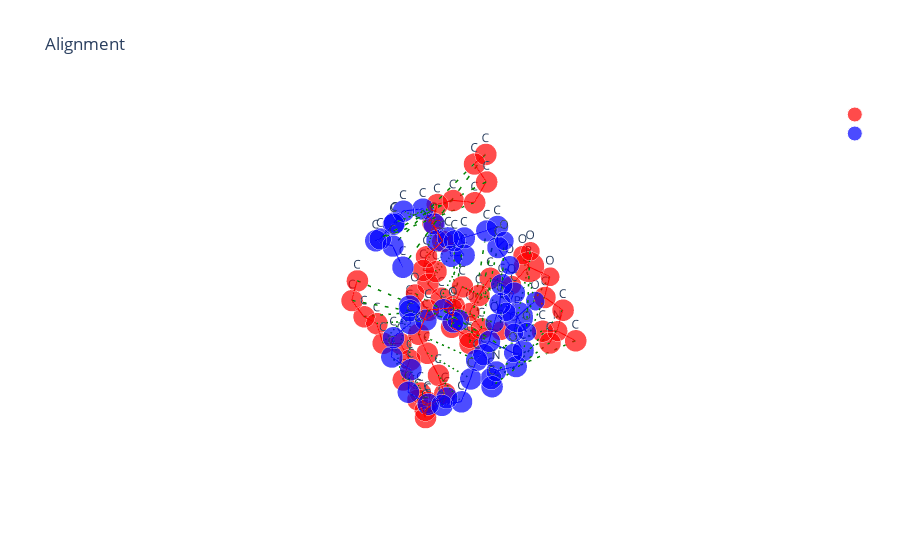

This figure's notebook cell:
### Code cell
df = pd.read_csv('./otmol_output/1ln1_DLP_result.csv')
data_path = "../Data/first_8_molecules_RDKIT"
ligand = '1ln1_DLP'
i = 0
path1 = os.path.join(data_path, 'extra_bio_ligands', ligand+'.pdb')
path2 = os.path.join(data_path, 'extra_bio_ligands_RDKIT', ligand, ligand+'_conf'+str(i)+'.pdb')
molA = MolFromPDBFile(path1, removeHs=True, sanitize=False)
molB = MolFromPDBFile(path2, removeHs=True, sanitize=False)
X_A, T_A, B_A = otm.tl.process_rdkit_mol(molA)
X_B, T_B, B_B = otm.tl.process_rdkit_mol(molB, heavy_atoms_only=True)
assignment = [int(x) for x in df['assignment'][i].strip('[]').split()]
P = otm.tl.permutation_to_matrix(assignment)
X_B_aligned, _, _ = otm.tl.kabsch(X_A, X_B, P) 
otm.pl.interactive_alignment_plot(X_A, X_B_aligned, T_A, T_B, B_A, B_B, assignment, '', '')

### Figure 1 — Plotly figure (JSON) as saved in the notebook; plotly's stock layout.template omitted (floating-point values rounded to 4 significant figures)
{"data": [{"marker": {"color": "red", "size": [15.2, 15.2, 15.2, 15.2, 15.2, 15.2, 15.2, 15.2, 15.2, 15.2, 15.2, 15.2, 15.2, 15.2, 15.2, 15.2, 15.2, 15.2, 15.2, 15.2, 15.2, 15.2, 15.2, 15.2, 15.2, 15.2, 15.2, 15.2, 15.2, 15.2, 15.2, 15.2, 15.2, 15.2, 15.2, 15.2, 15.2, 15.2, 15.2, 15.2, 15.2, 15.2, 15.2, 15.2, 14.2, 13.2, 13.2, 13.2, 13.2, 13.2, 13.2, 13.2, 13.2, 21.4], "symbol": "circle"}, "mode": "markers+text", "name": "", "text": ["C", "C", "C", "C", "C", "C", "C", "C", "C", "C", "C", "C", "C", "C", "C", "C", "C", "C", "C", "C", "C", "C", "C", "C", "C", "C", "C", "C", "C", "C", "C", "C", "C", "C", "C", "C", "C", "C", "C", "C", "C", "C", "C", "C", "N", "O", "O", "O", "O", "O", "O", "O", "O", "P"], "textposition": "top center", "type": "scatter3d", "x": [49.37, 50.8, 51.9, 46.91, 46.23, 48.26, 46.06, 46.67, 54.38, 55.62, 55.28, 55.72, 55.48, 56.67, 56.29, 55.65, 54.66, 54.22, 54.67, 53.89, 53.72, 54.27, 53.89, 54.84, 54.82, 54.18, 50.65, 51.1, 50.09, 50.45, 49.59, 49.41, 49.98, 49.79, 51.09, 51.13, 49.84, 49.55, 49.19, 49.07, 47.79, 46.98, 46.78, 45.31, 46.81, 51.08, 53.12, 54.44, 49.95, 46.23, 47.61, 48.44, 46.39, 47.17], "y": [49.7, 50.05, 49.65, 52.38, 53.47, 54.03, 54.69, 52.44, 49.3, 49.79, 50.08, 51.48, 51.75, 51.3, 50.84, 49.41, 49.2, 47.97, 46.71, 46.62, 45.49, 44.14, 43.03, 43.0, 41.66, 41.68, 50.25, 49.7, 48.74, 47.3, 46.71, 45.19, 44.38, 45.07, 45.2, 45.63, 45.86, 44.62, 44.69, 46.04, 46.74, 46.99, 45.73, 45.39, 53.64, 49.6, 50.07, 48.24, 51.3, 49.83, 51.32, 50.77, 52.23, 51.04], "z": [19.91, 19.48, 20.47, 18.5, 17.69, 16.44, 15.66, 15.52, 19.86, 19.07, 17.58, 17.08, 15.57, 14.71, 13.32, 13.28, 12.07, 11.68, 12.39, 13.71, 14.41, 13.96, 14.92, 16.08, 16.78, 18.18, 16.8, 15.45, 14.79, 15.07, 16.17, 16.02, 17.18, 18.5, 19.25, 20.53, 21.27, 22.05, 23.33, 24.0, 23.67, 24.92, 25.73, 25.92, 16.33, 18.07, 19.76, 20.55, 16.84, 20.36, 21.84, 19.45, 19.82, 20.4]}, {"marker": {"color": "blue", "size": [15.2, 15.2, 15.2, 15.2, 15.2, 15.2, 15.2, 15.2, 15.2, 15.2, 15.2, 15.2, 15.2, 15.2, 15.2, 15.2, 15.2, 15.2, 15.2, 15.2, 15.2, 15.2, 15.2, 15.2, 15.2, 15.2, 15.2, 15.2, 15.2, 15.2, 15.2, 15.2, 15.2, 15.2, 15.2, 15.2, 15.2, 15.2, 15.2, 15.2, 15.2, 15.2, 15.2, 15.2, 14.2, 13.2, 13.2, 13.2, 13.2, 13.2, 13.2, 13.2, 13.2, 21.4], "symbol": "circle"}, "mode": "markers+text", "name": "", "text": ["C", "C", "C", "C", "C", "C", "C", "C", "C", "C", "C", "C", "C", "C", "C", "C", "C", "C", "C", "C", "C", "C", "C", "C", "C", "C", "C", "C", "C", "C", "C", "C", "C", "C", "C", "C", "C", "C", "C", "C", "C", "C", "C", "C", "N", "O", "O", "O", "O", "O", "O", "O", "O", "P"], "textposition": "top center", "type": "scatter3d", "x": [49.12, 50.16, 51.39, 48.55, 48.84, 51.21, 49.7, 50.09, 52.78, 53.39, 54.68, 55.5, 55.99, 54.89, 55.54, 56.14, 55.08, 55.64, 54.64, 53.49, 52.57, 51.98, 51.12, 49.9, 49.05, 48.58, 50.08, 49.08, 48.65, 49.83, 49.48, 48.79, 48.66, 47.95, 47.83, 47.13, 47.71, 48.93, 50.24, 50.97, 52.34, 53.33, 53.08, 52.92, 49.93, 49.73, 51.62, 52.23, 50.61, 46.83, 49.26, 49.65, 48.21, 48.37], "y": [51.5, 51.25, 52.18, 52.28, 52.07, 51.91, 50.62, 50.13, 52.68, 52.31, 53.04, 53.12, 52.02, 51.32, 50.27, 49.1, 48.17, 46.99, 45.97, 46.46, 45.31, 44.56, 45.3, 45.91, 46.61, 45.61, 50.71, 49.78, 48.62, 47.79, 46.59, 46.83, 45.48, 44.45, 43.15, 42.1, 41.56, 40.75, 41.16, 42.25, 42.32, 43.21, 44.66, 45.33, 51.2, 51.4, 52.07, 54.04, 51.54, 51.65, 52.85, 51.39, 51.16, 51.42], "z": [19.54, 20.56, 20.28, 14.82, 13.37, 13.03, 11.74, 14.03, 18.57, 17.25, 17.17, 15.99, 15.18, 14.38, 13.48, 14.15, 14.73, 15.44, 15.85, 16.68, 17.05, 15.92, 14.96, 15.6, 14.53, 13.5, 22.88, 23.53, 22.64, 22.27, 21.46, 20.17, 19.46, 20.26, 19.46, 20.22, 21.46, 21.43, 20.98, 21.74, 21.04, 21.65, 21.74, 20.39, 13.07, 21.81, 18.91, 18.19, 23.85, 17.79, 17.25, 18.28, 15.53, 17.16]}, {"line": {"color": "red", "width": 2}, "mode": "lines", "showlegend": false, "type": "scatter3d", "x": [49.37, 50.8], "y": [49.7, 50.05], "z": [19.91, 19.48]}, {"line": {"color": "red", "width": 2}, "mode": "lines", "showlegend": false, "type": "scatter3d", "x": [49.37, 48.44], "y": [49.7, 50.77], "z": [19.91, 19.45]}, {"line": {"color": "red", "width": 2}, "mode": "lines", "showlegend": false, "type": "scatter3d", "x": [50.8, 51.9], "y": [50.05, 49.65], "z": [19.48, 20.47]}, {"line": {"color": "red", "width": 2}, "mode": "lines", "showlegend": false, "type": "scatter3d", "x": [50.8, 51.08], "y": [50.05, 49.6], "z": [19.48, 18.07]}, {"line": {"color": "red", "width": 2}, "mode": "lines", "showlegend": false, "type": "scatter3d", "x": [51.9, 53.12], "y": [49.65, 50.07], "z": [20.47, 19.76]}, {"line": {"color": "red", "width": 2}, "mode": "lines", "showlegend": false, "type": "scatter3d", "x": [46.91, 46.23], "y": [52.38, 53.47], "z": [18.5, 17.69]}, {"line": {"color": "red", "width": 2}, "mode": "lines", "showlegend": false, "type": "scatter3d", "x": [46.91, 46.39], "y": [52.38, 52.23], "z": [18.5, 19.82]}, {"line": {"color": "red", "width": 2}, "mode": "lines", "showlegend": false, "type": "scatter3d", "x": [46.23, 46.81], "y": [53.47, 53.64], "z": [17.69, 16.33]}, {"line": {"color": "red", "width": 2}, "mode": "lines", "showlegend": false, "type": "scatter3d", "x": [48.26, 46.81], "y": [54.03, 53.64], "z": [16.44, 16.33]}, {"line": {"color": "red", "width": 2}, "mode": "lines", "showlegend": false, "type": "scatter3d", "x": [46.06, 46.81], "y": [54.69, 53.64], "z": [15.66, 16.33]}, {"line": {"color": "red", "width": 2}, "mode": "lines", "showlegend": false, "type": "scatter3d", "x": [46.67, 46.81], "y": [52.44, 53.64], "z": [15.52, 16.33]}, {"line": {"color": "red", "width": 2}, "mode": "lines", "showlegend": false, "type": "scatter3d", "x": [54.38, 55.62], "y": [49.3, 49.79], "z": [19.86, 19.07]}, {"line": {"color": "red", "width": 2}, "mode": "lines", "showlegend": false, "type": "scatter3d", "x": [54.38, 53.12], "y": [49.3, 50.07], "z": [19.86, 19.76]}, {"line": {"color": "red", "width": 2}, "mode": "lines", "showlegend": false, "type": "scatter3d", "x": [54.38, 54.44], "y": [49.3, 48.24], "z": [19.86, 20.55]}, {"line": {"color": "red", "width": 2}, "mode": "lines", "showlegend": false, "type": "scatter3d", "x": [55.62, 55.28], "y": [49.79, 50.08], "z": [19.07, 17.58]}, {"line": {"color": "red", "width": 2}, "mode": "lines", "showlegend": false, "type": "scatter3d", "x": [55.28, 55.72], "y": [50.08, 51.48], "z": [17.58, 17.08]}, {"line": {"color": "red", "width": 2}, "mode": "lines", "showlegend": false, "type": "scatter3d", "x": [55.72, 55.48], "y": [51.48, 51.75], "z": [17.08, 15.57]}, {"line": {"color": "red", "width": 2}, "mode": "lines", "showlegend": false, "type": "scatter3d", "x": [55.48, 56.67], "y": [51.75, 51.3], "z": [15.57, 14.71]}, {"line": {"color": "red", "width": 2}, "mode": "lines", "showlegend": false, "type": "scatter3d", "x": [56.67, 56.29], "y": [51.3, 50.84], "z": [14.71, 13.32]}, {"line": {"color": "red", "width": 2}, "mode": "lines", "showlegend": false, "type": "scatter3d", "x": [56.29, 55.65], "y": [50.84, 49.41], "z": [13.32, 13.28]}, {"line": {"color": "red", "width": 2}, "mode": "lines", "showlegend": false, "type": "scatter3d", "x": [55.65, 54.66], "y": [49.41, 49.2], "z": [13.28, 12.07]}, {"line": {"color": "red", "width": 2}, "mode": "lines", "showlegend": false, "type": "scatter3d", "x": [54.66, 54.22], "y": [49.2, 47.97], "z": [12.07, 11.68]}, {"line": {"color": "red", "width": 2}, "mode": "lines", "showlegend": false, "type": "scatter3d", "x": [54.22, 54.67], "y": [47.97, 46.71], "z": [11.68, 12.39]}, {"line": {"color": "red", "width": 2}, "mode": "lines", "showlegend": false, "type": "scatter3d", "x": [54.67, 53.89], "y": [46.71, 46.62], "z": [12.39, 13.71]}, {"line": {"color": "red", "width": 2}, "mode": "lines", "showlegend": false, "type": "scatter3d", "x": [53.89, 53.72], "y": [46.62, 45.49], "z": [13.71, 14.41]}, {"line": {"color": "red", "width": 2}, "mode": "lines", "showlegend": false, "type": "scatter3d", "x": [53.72, 54.27], "y": [45.49, 44.14], "z": [14.41, 13.96]}, {"line": {"color": "red", "width": 2}, "mode": "lines", "showlegend": false, "type": "scatter3d", "x": [54.27, 53.89], "y": [44.14, 43.03], "z": [13.96, 14.92]}, {"line": {"color": "red", "width": 2}, "mode": "lines", "showlegend": false, "type": "scatter3d", "x": [53.89, 54.84], "y": [43.03, 43.0], "z": [14.92, 16.08]}, {"line": {"color": "red", "width": 2}, "mode": "lines", "showlegend": false, "type": "scatter3d", "x": [54.84, 54.82], "y": [43.0, 41.66], "z": [16.08, 16.78]}, {"line": {"color": "red", "width": 2}, "mode": "lines", "showlegend": false, "type": "scatter3d", "x": [54.82, 54.18], "y": [41.66, 41.68], "z": [16.78, 18.18]}, {"line": {"color": "red", "width": 2}, "mode": "lines", "showlegend": false, "type": "scatter3d", "x": [50.65, 51.1], "y": [50.25, 49.7], "z": [16.8, 15.45]}, {"line": {"color": "red", "width": 2}, "mode": "lines", "showlegend": false, "type": "scatter3d", "x": [50.65, 51.08], "y": [50.25, 49.6], "z": [16.8, 18.07]}, {"line": {"color": "red", "width": 2}, "mode": "lines", "showlegend": false, "type": "scatter3d", "x": [50.65, 49.95], "y": [50.25, 51.3], "z": [16.8, 16.84]}, {"line": {"color": "red", "width": 2}, "mode": "lines", "showlegend": false, "type": "scatter3d", "x": [51.1, 50.09], "y": [49.7, 48.74], "z": [15.45, 14.79]}, {"line": {"color": "red", "width": 2}, "mode": "lines", "showlegend": false, "type": "scatter3d", "x": [50.09, 50.45], "y": [48.74, 47.3], "z": [14.79, 15.07]}, {"line": {"color": "red", "width": 2}, "mode": "lines", "showlegend": false, "type": "scatter3d", "x": [50.45, 49.59], "y": [47.3, 46.71], "z": [15.07, 16.17]}, {"line": {"color": "red", "width": 2}, "mode": "lines", "showlegend": false, "type": "scatter3d", "x": [49.59, 49.41], "y": [46.71, 45.19], "z": [16.17, 16.02]}, {"line": {"color": "red", "width": 2}, "mode": "lines", "showlegend": false, "type": "scatter3d", "x": [49.41, 49.98], "y": [45.19, 44.38], "z": [16.02, 17.18]}, {"line": {"color": "red", "width": 2}, "mode": "lines", "showlegend": false, "type": "scatter3d", "x": [49.98, 49.79], "y": [44.38, 45.07], "z": [17.18, 18.5]}, {"line": {"color": "red", "width": 2}, "mode": "lines", "showlegend": false, "type": "scatter3d", "x": [49.79, 51.09], "y": [45.07, 45.2], "z": [18.5, 19.25]}, {"line": {"color": "red", "width": 2}, "mode": "lines", "showlegend": false, "type": "scatter3d", "x": [51.09, 51.13], "y": [45.2, 45.63], "z": [19.25, 20.53]}, {"line": {"color": "red", "width": 2}, "mode": "lines", "showlegend": false, "type": "scatter3d", "x": [51.13, 49.84], "y": [45.63, 45.86], "z": [20.53, 21.27]}, {"line": {"color": "red", "width": 2}, "mode": "lines", "showlegend": false, "type": "scatter3d", "x": [49.84, 49.55], "y": [45.86, 44.62], "z": [21.27, 22.05]}, {"line": {"color": "red", "width": 2}, "mode": "lines", "showlegend": false, "type": "scatter3d", "x": [49.55, 49.19], "y": [44.62, 44.69], "z": [22.05, 23.33]}, {"line": {"color": "red", "width": 2}, "mode": "lines", "showlegend": false, "type": "scatter3d", "x": [49.19, 49.07], "y": [44.69, 46.04], "z": [23.33, 24.0]}, {"line": {"color": "red", "width": 2}, "mode": "lines", "showlegend": false, "type": "scatter3d", "x": [49.07, 47.79], "y": [46.04, 46.74], "z": [24.0, 23.67]}, {"line": {"color": "red", "width": 2}, "mode": "lines", "showlegend": false, "type": "scatter3d", "x": [47.79, 46.98], "y": [46.74, 46.99], "z": [23.67, 24.92]}, {"line": {"color": "red", "width": 2}, "mode": "lines", "showlegend": false, "type": "scatter3d", "x": [46.98, 46.78], "y": [46.99, 45.73], "z": [24.92, 25.73]}, {"line": {"color": "red", "width": 2}, "mode": "lines", "showlegend": false, "type": "scatter3d", "x": [46.78, 45.31], "y": [45.73, 45.39], "z": [25.73, 25.92]}, {"line": {"color": "red", "width": 2}, "mode": "lines", "showlegend": false, "type": "scatter3d", "x": [46.23, 47.17], "y": [49.83, 51.04], "z": [20.36, 20.4]}, {"line": {"color": "red", "width": 2}, "mode": "lines", "showlegend": false, "type": "scatter3d", "x": [47.61, 47.17], "y": [51.32, 51.04], "z": [21.84, 20.4]}, {"line": {"color": "red", "width": 2}, "mode": "lines", "showlegend": false, "type": "scatter3d", "x": [48.44, 47.17], "y": [50.77, 51.04], "z": [19.45, 20.4]}, {"line": {"color": "red", "width": 2}, "mode": "lines", "showlegend": false, "type": "scatter3d", "x": [46.39, 47.17], "y": [52.23, 51.04], "z": [19.82, 20.4]}, {"line": {"color": "blue", "width": 2}, "mode": "lines", "showlegend": false, "type": "scatter3d", "x": [49.12, 50.16], "y": [51.5, 51.25], "z": [19.54, 20.56]}, {"line": {"color": "blue", "width": 2}, "mode": "lines", "showlegend": false, "type": "scatter3d", "x": [49.12, 49.65], "y": [51.5, 51.39], "z": [19.54, 18.28]}, {"line": {"color": "blue", "width": 2}, "mode": "lines", "showlegend": false, "type": "scatter3d", "x": [50.16, 51.39], "y": [51.25, 52.18], "z": [20.56, 20.28]}, {"line": {"color": "blue", "width": 2}, "mode": "lines", "showlegend": false, "type": "scatter3d", "x": [50.16, 49.73], "y": [51.25, 51.4], "z": [20.56, 21.81]}, {"line": {"color": "blue", "width": 2}, "mode": "lines", "showlegend": false, "type": "scatter3d", "x": [51.39, 51.62], "y": [52.18, 52.07], "z": [20.28, 18.91]}, {"line": {"color": "blue", "width": 2}, "mode": "lines", "showlegend": false, "type": "scatter3d", "x": [48.55, 48.84], "y": [52.28, 52.07], "z": [14.82, 13.37]}, {"line": {"color": "blue", "width": 2}, "mode": "lines", "showlegend": false, "type": "scatter3d", "x": [48.55, 48.21], "y": [52.28, 51.16], "z": [14.82, 15.53]}, {"line": {"color": "blue", "width": 2}, "mode": "lines", "showlegend": false, "type": "scatter3d", "x": [48.84, 49.93], "y": [52.07, 51.2], "z": [13.37, 13.07]}, {"line": {"color": "blue", "width": 2}, "mode": "lines", "showlegend": false, "type": "scatter3d", "x": [51.21, 49.93], "y": [51.91, 51.2], "z": [13.03, 13.07]}, {"line": {"color": "blue", "width": 2}, "mode": "lines", "showlegend": false, "type": "scatter3d", "x": [49.7, 49.93], "y": [50.62, 51.2], "z": [11.74, 13.07]}, {"line": {"color": "blue", "width": 2}, "mode": "lines", "showlegend": false, "type": "scatter3d", "x": [50.09, 49.93], "y": [50.13, 51.2], "z": [14.03, 13.07]}, {"line": {"color": "blue", "width": 2}, "mode": "lines", "showlegend": false, "type": "scatter3d", "x": [52.78, 53.39], "y": [52.68, 52.31], "z": [18.57, 17.25]}, {"line": {"color": "blue", "width": 2}, "mode": "lines", "showlegend": false, "type": "scatter3d", "x": [52.78, 51.62], "y": [52.68, 52.07], "z": [18.57, 18.91]}, {"line": {"color": "blue", "width": 2}, "mode": "lines", "showlegend": false, "type": "scatter3d", "x": [52.78, 52.23], "y": [52.68, 54.04], "z": [18.57, 18.19]}, {"line": {"color": "blue", "width": 2}, "mode": "lines", "showlegend": false, "type": "scatter3d", "x": [53.39, 54.68], "y": [52.31, 53.04], "z": [17.25, 17.17]}, {"line": {"color": "blue", "width": 2}, "mode": "lines", "showlegend": false, "type": "scatter3d", "x": [54.68, 55.5], "y": [53.04, 53.12], "z": [17.17, 15.99]}, {"line": {"color": "blue", "width": 2}, "mode": "lines", "showlegend": false, "type": "scatter3d", "x": [55.5, 55.99], "y": [53.12, 52.02], "z": [15.99, 15.18]}, {"line": {"color": "blue", "width": 2}, "mode": "lines", "showlegend": false, "type": "scatter3d", "x": [55.99, 54.89], "y": [52.02, 51.32], "z": [15.18, 14.38]}, {"line": {"color": "blue", "width": 2}, "mode": "lines", "showlegend": false, "type": "scatter3d", "x": [54.89, 55.54], "y": [51.32, 50.27], "z": [14.38, 13.48]}, {"line": {"color": "blue", "width": 2}, "mode": "lines", "showlegend": false, "type": "scatter3d", "x": [55.54, 56.14], "y": [50.27, 49.1], "z": [13.48, 14.15]}, {"line": {"color": "blue", "width": 2}, "mode": "lines", "showlegend": false, "type": "scatter3d", "x": [56.14, 55.08], "y": [49.1, 48.17], "z": [14.15, 14.73]}, {"line": {"color": "blue", "width": 2}, "mode": "lines", "showlegend": false, "type": "scatter3d", "x": [55.08, 55.64], "y": [48.17, 46.99], "z": [14.73, 15.44]}, {"line": {"color": "blue", "width": 2}, "mode": "lines", "showlegend": false, "type": "scatter3d", "x": [55.64, 54.64], "y": [46.99, 45.97], "z": [15.44, 15.85]}, {"line": {"color": "blue", "width": 2}, "mode": "lines", "showlegend": false, "type": "scatter3d", "x": [54.64, 53.49], "y": [45.97, 46.46], "z": [15.85, 16.68]}, {"line": {"color": "blue", "width": 2}, "mode": "lines", "showlegend": false, "type": "scatter3d", "x": [53.49, 52.57], "y": [46.46, 45.31], "z": [16.68, 17.05]}, {"line": {"color": "blue", "width": 2}, "mode": "lines", "showlegend": false, "type": "scatter3d", "x": [52.57, 51.98], "y": [45.31, 44.56], "z": [17.05, 15.92]}, {"line": {"color": "blue", "width": 2}, "mode": "lines", "showlegend": false, "type": "scatter3d", "x": [51.98, 51.12], "y": [44.56, 45.3], "z": [15.92, 14.96]}, {"line": {"color": "blue", "width": 2}, "mode": "lines", "showlegend": false, "type": "scatter3d", "x": [51.12, 49.9], "y": [45.3, 45.91], "z": [14.96, 15.6]}, {"line": {"color": "blue", "width": 2}, "mode": "lines", "showlegend": false, "type": "scatter3d", "x": [49.9, 49.05], "y": [45.91, 46.61], "z": [15.6, 14.53]}, {"line": {"color": "blue", "width": 2}, "mode": "lines", "showlegend": false, "type": "scatter3d", "x": [49.05, 48.58], "y": [46.61, 45.61], "z": [14.53, 13.5]}, {"line": {"color": "blue", "width": 2}, "mode": "lines", "showlegend": false, "type": "scatter3d", "x": [50.08, 49.08], "y": [50.71, 49.78], "z": [22.88, 23.53]}, {"line": {"color": "blue", "width": 2}, "mode": "lines", "showlegend": false, "type": "scatter3d", "x": [50.08, 49.73], "y": [50.71, 51.4], "z": [22.88, 21.81]}, {"line": {"color": "blue", "width": 2}, "mode": "lines", "showlegend": false, "type": "scatter3d", "x": [50.08, 50.61], "y": [50.71, 51.54], "z": [22.88, 23.85]}, {"line": {"color": "blue", "width": 2}, "mode": "lines", "showlegend": false, "type": "scatter3d", "x": [49.08, 48.65], "y": [49.78, 48.62], "z": [23.53, 22.64]}, {"line": {"color": "blue", "width": 2}, "mode": "lines", "showlegend": false, "type": "scatter3d", "x": [48.65, 49.83], "y": [48.62, 47.79], "z": [22.64, 22.27]}, {"line": {"color": "blue", "width": 2}, "mode": "lines", "showlegend": false, "type": "scatter3d", "x": [49.83, 49.48], "y": [47.79, 46.59], "z": [22.27, 21.46]}, {"line": {"color": "blue", "width": 2}, "mode": "lines", "showlegend": false, "type": "scatter3d", "x": [49.48, 48.79], "y": [46.59, 46.83], "z": [21.46, 20.17]}, {"line": {"color": "blue", "width": 2}, "mode": "lines", "showlegend": false, "type": "scatter3d", "x": [48.79, 48.66], "y": [46.83, 45.48], "z": [20.17, 19.46]}, {"line": {"color": "blue", "width": 2}, "mode": "lines", "showlegend": false, "type": "scatter3d", "x": [48.66, 47.95], "y": [45.48, 44.45], "z": [19.46, 20.26]}, {"line": {"color": "blue", "width": 2}, "mode": "lines", "showlegend": false, "type": "scatter3d", "x": [47.95, 47.83], "y": [44.45, 43.15], "z": [20.26, 19.46]}, {"line": {"color": "blue", "width": 2}, "mode": "lines", "showlegend": false, "type": "scatter3d", "x": [47.83, 47.13], "y": [43.15, 42.1], "z": [19.46, 20.22]}, {"line": {"color": "blue", "width": 2}, "mode": "lines", "showlegend": false, "type": "scatter3d", "x": [47.13, 47.71], "y": [42.1, 41.56], "z": [20.22, 21.46]}, {"line": {"color": "blue", "width": 2}, "mode": "lines", "showlegend": false, "type": "scatter3d", "x": [47.71, 48.93], "y": [41.56, 40.75], "z": [21.46, 21.43]}, {"line": {"color": "blue", "width": 2}, "mode": "lines", "showlegend": false, "type": "scatter3d", "x": [48.93, 50.24], "y": [40.75, 41.16], "z": [21.43, 20.98]}, {"line": {"color": "blue", "width": 2}, "mode": "lines", "showlegend": false, "type": "scatter3d", "x": [50.24, 50.97], "y": [41.16, 42.25], "z": [20.98, 21.74]}, {"line": {"color": "blue", "width": 2}, "mode": "lines", "showlegend": false, "type": "scatter3d", "x": [50.97, 52.34], "y": [42.25, 42.32], "z": [21.74, 21.04]}, {"line": {"color": "blue", "width": 2}, "mode": "lines", "showlegend": false, "type": "scatter3d", "x": [52.34, 53.33], "y": [42.32, 43.21], "z": [21.04, 21.65]}, {"line": {"color": "blue", "width": 2}, "mode": "lines", "showlegend": false, "type": "scatter3d", "x": [53.33, 53.08], "y": [43.21, 44.66], "z": [21.65, 21.74]}, {"line": {"color": "blue", "width": 2}, "mode": "lines", "showlegend": false, "type": "scatter3d", "x": [53.08, 52.92], "y": [44.66, 45.33], "z": [21.74, 20.39]}, {"line": {"color": "blue", "width": 2}, "mode": "lines", "showlegend": false, "type": "scatter3d", "x": [46.83, 48.37], "y": [51.65, 51.42], "z": [17.79, 17.16]}, {"line": {"color": "blue", "width": 2}, "mode": "lines", "showlegend": false, "type": "scatter3d", "x": [49.26, 48.37], "y": [52.85, 51.42], "z": [17.25, 17.16]}, {"line": {"color": "blue", "width": 2}, "mode": "lines", "showlegend": false, "type": "scatter3d", "x": [49.65, 48.37], "y": [51.39, 51.42], "z": [18.28, 17.16]}, {"line": {"color": "blue", "width": 2}, "mode": "lines", "showlegend": false, "type": "scatter3d", "x": [48.21, 48.37], "y": [51.16, 51.42], "z": [15.53, 17.16]}, {"line": {"color": "green", "dash": "longdash", "width": 3}, "mode": "lines", "showlegend": false, "type": "scatter3d", "x": [49.37, 49.12], "y": [49.7, 51.5], "z": [19.91, 19.54]}, {"line": {"color": "green", "dash": "longdash", "width": 3}, "mode": "lines", "showlegend": false, "type": "scatter3d", "x": [50.8, 50.16], "y": [50.05, 51.25], "z": [19.48, 20.56]}, {"line": {"color": "green", "dash": "longdash", "width": 3}, "mode": "lines", "showlegend": false, "type": "scatter3d", "x": [51.9, 51.39], "y": [49.65, 52.18], "z": [20.47, 20.28]}, {"line": {"color": "green", "dash": "longdash", "width": 3}, "mode": "lines", "showlegend": false, "type": "scatter3d", "x": [46.91, 48.55], "y": [52.38, 52.28], "z": [18.5, 14.82]}, {"line": {"color": "green", "dash": "longdash", "width": 3}, "mode": "lines", "showlegend": false, "type": "scatter3d", "x": [46.23, 48.84], "y": [53.47, 52.07], "z": [17.69, 13.37]}, {"line": {"color": "green", "dash": "longdash", "width": 3}, "mode": "lines", "showlegend": false, "type": "scatter3d", "x": [48.26, 51.21], "y": [54.03, 51.91], "z": [16.44, 13.03]}, {"line": {"color": "green", "dash": "longdash", "width": 3}, "mode": "lines", "showlegend": false, "type": "scatter3d", "x": [46.06, 49.7], "y": [54.69, 50.62], "z": [15.66, 11.74]}, {"line": {"color": "green", "dash": "longdash", "width": 3}, "mode": "lines", "showlegend": false, "type": "scatter3d", "x": [46.67, 50.09], "y": [52.44, 50.13], "z": [15.52, 14.03]}, {"line": {"color": "green", "dash": "longdash", "width": 3}, "mode": "lines", "showlegend": false, "type": "scatter3d", "x": [54.38, 52.78], "y": [49.3, 52.68], "z": [19.86, 18.57]}, {"line": {"color": "green", "dash": "longdash", "width": 3}, "mode": "lines", "showlegend": false, "type": "scatter3d", "x": [55.62, 53.39], "y": [49.79, 52.31], "z": [19.07, 17.25]}, {"line": {"color": "green", "dash": "longdash", "width": 3}, "mode": "lines", "showlegend": false, "type": "scatter3d", "x": [55.28, 54.68], "y": [50.08, 53.04], "z": [17.58, 17.17]}, {"line": {"color": "green", "dash": "longdash", "width": 3}, "mode": "lines", "showlegend": false, "type": "scatter3d", "x": [55.72, 55.5], "y": [51.48, 53.12], "z": [17.08, 15.99]}, {"line": {"color": "green", "dash": "longdash", "width": 3}, "mode": "lines", "showlegend": false, "type": "scatter3d", "x": [55.48, 55.99], "y": [51.75, 52.02], "z": [15.57, 15.18]}, {"line": {"color": "green", "dash": "longdash", "width": 3}, "mode": "lines", "showlegend": false, "type": "scatter3d", "x": [56.67, 54.89], "y": [51.3, 51.32], "z": [14.71, 14.38]}, {"line": {"color": "green", "dash": "longdash", "width": 3}, "mode": "lines", "showlegend": false, "type": "scatter3d", "x": [56.29, 55.54], "y": [50.84, 50.27], "z": [13.32, 13.48]}, {"line": {"color": "green", "dash": "longdash", "width": 3}, "mode": "lines", "showlegend": false, "type": "scatter3d", "x": [55.65, 56.14], "y": [49.41, 49.1], "z": [13.28, 14.15]}, {"line": {"color": "green", "dash": "longdash", "width": 3}, "mode": "lines", "showlegend": false, "type": "scatter3d", "x": [54.66, 55.08], "y": [49.2, 48.17], "z": [12.07, 14.73]}, {"line": {"color": "green", "dash": "longdash", "width": 3}, "mode": "lines", "showlegend": false, "type": "scatter3d", "x": [54.22, 55.64], "y": [47.97, 46.99], "z": [11.68, 15.44]}, {"line": {"color": "green", "dash": "longdash", "width": 3}, "mode": "lines", "showlegend": false, "type": "scatter3d", "x": [54.67, 54.64], "y": [46.71, 45.97], "z": [12.39, 15.85]}, {"line": {"color": "green", "dash": "longdash", "width": 3}, "mode": "lines", "showlegend": false, "type": "scatter3d", "x": [53.89, 53.49], "y": [46.62, 46.46], "z": [13.71, 16.68]}, {"line": {"color": "green", "dash": "longdash", "width": 3}, "mode": "lines", "showlegend": false, "type": "scatter3d", "x": [53.72, 52.57], "y": [45.49, 45.31], "z": [14.41, 17.05]}, {"line": {"color": "green", "dash": "longdash", "width": 3}, "mode": "lines", "showlegend": false, "type": "scatter3d", "x": [54.27, 51.98], "y": [44.14, 44.56], "z": [13.96, 15.92]}, {"line": {"color": "green", "dash": "longdash", "width": 3}, "mode": "lines", "showlegend": false, "type": "scatter3d", "x": [53.89, 51.12], "y": [43.03, 45.3], "z": [14.92, 14.96]}, {"line": {"color": "green", "dash": "longdash", "width": 3}, "mode": "lines", "showlegend": false, "type": "scatter3d", "x": [54.84, 49.9], "y": [43.0, 45.91], "z": [16.08, 15.6]}, {"line": {"color": "green", "dash": "longdash", "width": 3}, "mode": "lines", "showlegend": false, "type": "scatter3d", "x": [54.82, 49.05], "y": [41.66, 46.61], "z": [16.78, 14.53]}, {"line": {"color": "green", "dash": "longdash", "width": 3}, "mode": "lines", "showlegend": false, "type": "scatter3d", "x": [54.18, 48.58], "y": [41.68, 45.61], "z": [18.18, 13.5]}, {"line": {"color": "green", "dash": "longdash", "width": 3}, "mode": "lines", "showlegend": false, "type": "scatter3d", "x": [50.65, 50.08], "y": [50.25, 50.71], "z": [16.8, 22.88]}, {"line": {"color": "green", "dash": "longdash", "width": 3}, "mode": "lines", "showlegend": false, "type": "scatter3d", "x": [51.1, 49.08], "y": [49.7, 49.78], "z": [15.45, 23.53]}, {"line": {"color": "green", "dash": "longdash", "width": 3}, "mode": "lines", "showlegend": false, "type": "scatter3d", "x": [50.09, 48.65], "y": [48.74, 48.62], "z": [14.79, 22.64]}, {"line": {"color": "green", "dash": "longdash", "width": 3}, "mode": "lines", "showlegend": false, "type": "scatter3d", "x": [50.45, 49.83], "y": [47.3, 47.79], "z": [15.07, 22.27]}, {"line": {"color": "green", "dash": "longdash", "width": 3}, "mode": "lines", "showlegend": false, "type": "scatter3d", "x": [49.59, 49.48], "y": [46.71, 46.59], "z": [16.17, 21.46]}, {"line": {"color": "green", "dash": "longdash", "width": 3}, "mode": "lines", "showlegend": false, "type": "scatter3d", "x": [49.41, 48.79], "y": [45.19, 46.83], "z": [16.02, 20.17]}, {"line": {"color": "green", "dash": "longdash", "width": 3}, "mode": "lines", "showlegend": false, "type": "scatter3d", "x": [49.98, 48.66], "y": [44.38, 45.48], "z": [17.18, 19.46]}, {"line": {"color": "green", "dash": "longdash", "width": 3}, "mode": "lines", "showlegend": false, "type": "scatter3d", "x": [49.79, 47.95], "y": [45.07, 44.45], "z": [18.5, 20.26]}, {"line": {"color": "green", "dash": "longdash", "width": 3}, "mode": "lines", "showlegend": false, "type": "scatter3d", "x": [51.09, 47.83], "y": [45.2, 43.15], "z": [19.25, 19.46]}, {"line": {"color": "green", "dash": "longdash", "width": 3}, "mode": "lines", "showlegend": false, "type": "scatter3d", "x": [51.13, 47.13], "y": [45.63, 42.1], "z": [20.53, 20.22]}, {"line": {"color": "green", "dash": "longdash", "width": 3}, "mode": "lines", "showlegend": false, "type": "scatter3d", "x": [49.84, 47.71], "y": [45.86, 41.56], "z": [21.27, 21.46]}, {"line": {"color": "green", "dash": "longdash", "width": 3}, "mode": "lines", "showlegend": false, "type": "scatter3d", "x": [49.55, 48.93], "y": [44.62, 40.75], "z": [22.05, 21.43]}, {"line": {"color": "green", "dash": "longdash", "width": 3}, "mode": "lines", "showlegend": false, "type": "scatter3d", "x": [49.19, 50.24], "y": [44.69, 41.16], "z": [23.33, 20.98]}, {"line": {"color": "green", "dash": "longdash", "width": 3}, "mode": "lines", "showlegend": false, "type": "scatter3d", "x": [49.07, 50.97], "y": [46.04, 42.25], "z": [24.0, 21.74]}, {"line": {"color": "green", "dash": "longdash", "width": 3}, "mode": "lines", "showlegend": false, "type": "scatter3d", "x": [47.79, 52.34], "y": [46.74, 42.32], "z": [23.67, 21.04]}, {"line": {"color": "green", "dash": "longdash", "width": 3}, "mode": "lines", "showlegend": false, "type": "scatter3d", "x": [46.98, 53.33], "y": [46.99, 43.21], "z": [24.92, 21.65]}, {"line": {"color": "green", "dash": "longdash", "width": 3}, "mode": "lines", "showlegend": false, "type": "scatter3d", "x": [46.78, 53.08], "y": [45.73, 44.66], "z": [25.73, 21.74]}, {"line": {"color": "green", "dash": "longdash", "width": 3}, "mode": "lines", "showlegend": false, "type": "scatter3d", "x": [45.31, 52.92], "y": [45.39, 45.33], "z": [25.92, 20.39]}, {"line": {"color": "green", "dash": "longdash", "width": 3}, "mode": "lines", "showlegend": false, "type": "scatter3d", "x": [46.81, 49.93], "y": [53.64, 51.2], "z": [16.33, 13.07]}, {"line": {"color": "green", "dash": "longdash", "width": 3}, "mode": "lines", "showlegend": false, "type": "scatter3d", "x": [51.08, 49.73], "y": [49.6, 51.4], "z": [18.07, 21.81]}, {"line": {"color": "green", "dash": "longdash", "width": 3}, "mode": "lines", "showlegend": false, "type": "scatter3d", "x": [53.12, 51.62], "y": [50.07, 52.07], "z": [19.76, 18.91]}, {"line": {"color": "green", "dash": "longdash", "width": 3}, "mode": "lines", "showlegend": false, "type": "scatter3d", "x": [54.44, 52.23], "y": [48.24, 54.04], "z": [20.55, 18.19]}, {"line": {"color": "green", "dash": "longdash", "width": 3}, "mode": "lines", "showlegend": false, "type": "scatter3d", "x": [49.95, 50.61], "y": [51.3, 51.54], "z": [16.84, 23.85]}, {"line": {"color": "green", "dash": "longdash", "width": 3}, "mode": "lines", "showlegend": false, "type": "scatter3d", "x": [46.23, 46.83], "y": [49.83, 51.65], "z": [20.36, 17.79]}, {"line": {"color": "green", "dash": "longdash", "width": 3}, "mode": "lines", "showlegend": false, "type": "scatter3d", "x": [47.61, 49.26], "y": [51.32, 52.85], "z": [21.84, 17.25]}, {"line": {"color": "green", "dash": "longdash", "width": 3}, "mode": "lines", "showlegend": false, "type": "scatter3d", "x": [48.44, 49.65], "y": [50.77, 51.39], "z": [19.45, 18.28]}, {"line": {"color": "green", "dash": "longdash", "width": 3}, "mode": "lines", "showlegend": false, "type": "scatter3d", "x": [46.39, 48.21], "y": [52.23, 51.16], "z": [19.82, 15.53]}, {"line": {"color": "green", "dash": "longdash", "width": 3}, "mode": "lines", "showlegend": false, "type": "scatter3d", "x": [47.17, 48.37], "y": [51.04, 51.42], "z": [20.4, 17.16]}], "layout": {"scene": {"aspectmode": "data", "xaxis": {"title": {"text": "X"}, "visible": false}, "yaxis": {"title": {"text": "Y"}, "visible": false}, "zaxis": {"title": {"text": "Z"}, "visible": false}}, "showlegend": true, "title": {"text": "  Alignment"}}}
